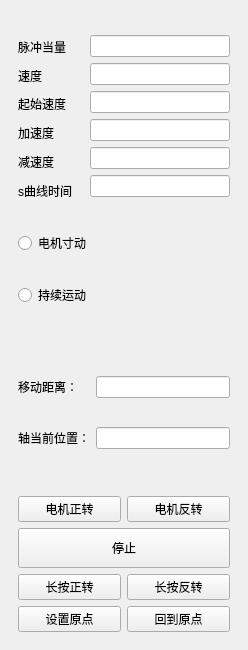
                   <widget class="QWidget" name="scrollAreaWidgetContents">
                    <property name="geometry">
                     <rect>
                      <x>0</x>
                      <y>0</y>
                      <width>248</width>
                      <height>650</height>
                     </rect>
                    </property>
                    <layout class="QGridLayout" name="gridLayout_12">
                     <property name="leftMargin">
                      <number>0</number>
                     </property>
                     <property name="topMargin">
                      <number>0</number>
                     </property>
                     <property name="rightMargin">
                      <number>0</number>
                     </property>
                     <property name="bottomMargin">
                      <number>0</number>
                     </property>
                     <property name="spacing">
                      <number>0</number>
                     </property>
                     <item row="0" column="0">
                      <widget class="QWidget" name="widget_20" native="true">
                       <layout class="QGridLayout" name="gridLayout_19">
                        <item row="0" column="0">
                         <widget class="QWidget" name="widget_8" native="true">
                          <property name="minimumSize">
                           <size>
                            <width>0</width>
                            <height>185</height>
                           </size>
                          </property>
                          <property name="maximumSize">
                           <size>
                            <width>16777215</width>
                            <height>150</height>
                           </size>
                          </property>
                          <layout class="QGridLayout" name="gridLayout_10">
                           <property name="leftMargin">
                            <number>0</number>
                           </property>
                           <property name="topMargin">
                            <number>0</number>
                           </property>
                           <property name="rightMargin">
                            <number>0</number>
                           </property>
                           <property name="bottomMargin">
                            <number>0</number>
                           </property>
                           <property name="horizontalSpacing">
                            <number>0</number>
                           </property>
                           <property name="verticalSpacing">
                            <number>3</number>
                           </property>
                           <item row="0" column="1" rowspan="2">
                            <widget class="QWidget" name="widget_10" native="true">
                             <layout class="QGridLayout" name="gridLayout_7">
                              <item row="4" column="0">
                               <widget class="QLineEdit" name="decSpeedEdit1">
                                <property name="toolTip">
                                 <string>减速度</string>
                                </property>
                               </widget>
                              </item>
                              <item row="2" column="0">
                               <widget class="QLineEdit" name="srampEdit1">
                                <property name="toolTip">
                                 <string>起始速度</string>
                                </property>
                               </widget>
                              </item>
                              <item row="1" column="0">
                               <widget class="QLineEdit" name="speedEdit1">
                                <property name="toolTip">
                                 <string>电机速度</string>
                                </property>
                               </widget>
                              </item>
                              <item row="0" column="0">
                               <widget class="QLineEdit" name="pulseEdit1">
                                <property name="toolTip">
                                 <string>脉冲当量</string>
                                </property>
                                <property name="toolTipDuration">
                                 <number>-2</number>
                                </property>
                               </widget>
                              </item>
                              <item row="3" column="0">
                               <widget class="QLineEdit" name="accSpeedEdit1">
                                <property name="toolTip">
                                 <string>加速度</string>
                                </property>
                               </widget>
                              </item>
                              <item row="5" column="0">
                               <widget class="QLineEdit" name="ISpeedEdit1">
                                <property name="toolTip">
                                 <string>s曲线时间</string>
                                </property>
                               </widget>
                              </item>
                             </layout>
                            </widget>
                           </item>
                           <item row="0" column="0" rowspan="2">
                            <widget class="QWidget" name="widget_9" native="true">
                             <layout class="QGridLayout" name="gridLayout_9">
                              <item row="0" column="0">
                               <widget class="QLabel" name="label_2">
                                <property name="toolTip">
                                 <string>脉冲当量</string>
                                </property>
                                <property name="text">
                                 <string>脉冲当量</string>
                                </property>
                               </widget>
                              </item>
                              <item row="3" column="0">
                               <widget class="QLabel" name="label_3">
                                <property name="toolTip">
                                 <string>加速度</string>
                                </property>
                                <property name="text">
                                 <string>加速度</string>
                                </property>
                               </widget>
                              </item>
                              <item row="1" column="0">
                               <widget class="QLabel" name="label_4">
                                <property name="toolTip">
                                 <string>速度</string>
                                </property>
                                <property name="text">
                                 <string>速度</string>
                                </property>
                               </widget>
                              </item>
                              <item row="5" column="0">
                               <widget class="QLabel" name="label_7">
                                <property name="toolTip">
                                 <string>s曲线时间</string>
                                </property>
                                <property name="text">
                                 <string>s曲线时间</string>
                                </property>
                               </widget>
                              </item>
                              <item row="4" column="0">
                               <widget class="QLabel" name="label_6">
                                <property name="toolTip">
                                 <string>减速度</string>
                                </property>
                                <property name="text">
                                 <string>减速度</string>
                                </property>
                               </widget>
                              </item>
                              <item row="2" column="0">
                               <widget class="QLabel" name="label_5">
                                <property name="toolTip">
                                 <string>起始速度</string>
                                </property>
                                <property name="text">
                                 <string>起始速度</string>
                                </property>
                               </widget>
                              </item>
                             </layout>
                            </widget>
                           </item>
                          </layout>
                         </widget>
                        </item>
                        <item row="1" column="0">
                         <widget class="QWidget" name="widget_19" native="true">
                          <layout class="QGridLayout" name="gridLayout_16">
                           <item row="2" column="0">
                            <widget class="QRadioButton" name="continueBut1">
                             <property name="text">
                              <string>持续运动</string>
                             </property>
                            </widget>
                           </item>
                           <item row="1" column="0">
                            <widget class="QRadioButton" name="motionBut1">
                             <property name="text">
                              <string>电机寸动</string>
                             </property>
                            </widget>
                           </item>
                          </layout>
                         </widget>
                        </item>
                        <item row="2" column="0">
                         <widget class="QWidget" name="widget_11" native="true">
                          <layout class="QGridLayout" name="gridLayout_11">
                           <item row="2" column="1">
                            <widget class="QLineEdit" name="nowdistanceEdit1">
                             <property name="toolTip">
                              <string>轴当前位置</string>
                             </property>
                            </widget>
                           </item>
                           <item row="0" column="1">
                            <widget class="QLineEdit" name="movedistanceEdit1">
                             <property name="toolTip">
                              <string>移动距离</string>
                             </property>
                            </widget>
                           </item>
                           <item row="0" column="0">
                            <widget class="QLabel" name="label_8">
                             <property name="maximumSize">
                              <size>
                               <width>100</width>
                               <height>16777215</height>
                              </size>
                             </property>
                             <property name="toolTip">
                              <string>移动距离</string>
                             </property>
                             <property name="text">
                              <string>移动距离：</string>
                             </property>
                            </widget>
                           </item>
                           <item row="2" column="0">
                            <widget class="QLabel" name="label_9">
                             <property name="toolTip">
                              <string>轴当前位置</string>
                             </property>
                             <property name="text">
                              <string>轴当前位置：</string>
                             </property>
                            </widget>
                           </item>
                          </layout>
                         </widget>
                        </item>
                        <item row="3" column="0">
                         <widget class="QWidget" name="widget_5" native="true">
                          <layout class="QGridLayout" name="gridLayout_8">
                           <item row="0" column="0">
                            <widget class="QPushButton" name="frontBut1">
                             <property name="toolTip">
                              <string>电机正转</string>
                             </property>
                             <property name="text">
                              <string>电机正转</string>
                             </property>
                            </widget>
                           </item>
                           <item row="0" column="1">
                            <widget class="QPushButton" name="reversalBut1">
                             <property name="toolTip">
                              <string>电机方转</string>
                             </property>
                             <property name="text">
                              <string>电机反转</string>
                             </property>
                            </widget>
                           </item>
                           <item row="2" column="0">
                            <widget class="QPushButton" name="pressfrontBut1">
                             <property name="toolTip">
                              <string>长按正转</string>
                             </property>
                             <property name="text">
                              <string>长按正转</string>
                             </property>
                            </widget>
                           </item>
                           <item row="2" column="1">
                            <widget class="QPushButton" name="pressreversalBut1">
                             <property name="toolTip">
                              <string>长按方转</string>
                             </property>
                             <property name="text">
                              <string>长按反转</string>
                             </property>
                            </widget>
                           </item>
                           <item row="3" column="0">
                            <widget class="QPushButton" name="setOrigin1">
                             <property name="toolTip">
                              <string>设置原点</string>
                             </property>
                             <property name="text">
                              <string>设置原点</string>
                             </property>
                            </widget>
                           </item>
                           <item row="3" column="1">
                            <widget class="QPushButton" name="rebackOrigin1">
                             <property name="toolTip">
                              <string>回到原点</string>
                             </property>
                             <property name="text">
                              <string>回到原点</string>
                             </property>
                            </widget>
                           </item>
                           <item row="1" column="0" colspan="2">
                            <widget class="QPushButton" name="stopBut1">
                             <property name="minimumSize">
                              <size>
                               <width>0</width>
                               <height>40</height>
                              </size>
                             </property>
                             <property name="maximumSize">
                              <size>
                               <width>16777215</width>
                               <height>40</height>
                              </size>
                             </property>
                             <property name="text">
                              <string>停止</string>
                             </property>
                            </widget>
                           </item>
                          </layout>
                         </widget>
                        </item>
                       </layout>
                      </widget>
                     </item>
                    </layout>
                   </widget>
